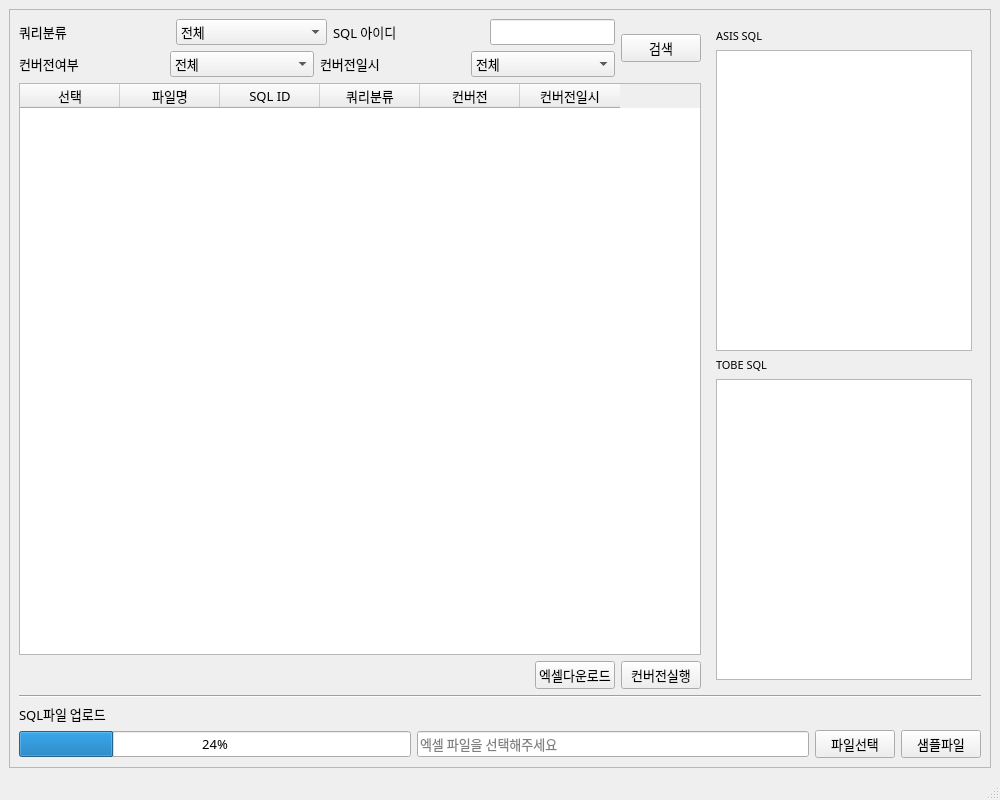
<?xml version="1.0" encoding="UTF-8"?>
<ui version="4.0">
 <class>MainWindow</class>
 <widget class="QMainWindow" name="MainWindow">
  <property name="geometry">
   <rect>
    <x>0</x>
    <y>0</y>
    <width>1000</width>
    <height>800</height>
   </rect>
  </property>
  <property name="font">
   <font>
    <family>나눔고딕</family>
    <pointsize>10</pointsize>
   </font>
  </property>
  <property name="windowTitle">
   <string>SQL컨버전 프로그램</string>
  </property>
  <property name="windowIcon">
   <iconset resource="icons.qrc">
    <normaloff>:/img/img/database_sql01.png</normaloff>:/img/img/database_sql01.png</iconset>
  </property>
  <widget class="QWidget" name="centralwidget">
   <layout class="QGridLayout" name="gridLayout_2">
    <item row="0" column="0">
     <widget class="QFrame" name="sqlMngFrame">
      <property name="frameShape">
       <enum>QFrame::StyledPanel</enum>
      </property>
      <property name="frameShadow">
       <enum>QFrame::Raised</enum>
      </property>
      <layout class="QGridLayout" name="gridLayout" columnstretch="3,0">
       <item row="0" column="1">
        <widget class="QWidget" name="sqlMngSqlViewer" native="true">
         <property name="font">
          <font>
           <pointsize>8</pointsize>
          </font>
         </property>
         <layout class="QGridLayout" name="gridLayout_3">
          <item row="0" column="0">
           <widget class="QLabel" name="lblSqlMngAsisSQL">
            <property name="text">
             <string notr="true">ASIS SQL</string>
            </property>
           </widget>
          </item>
          <item row="1" column="0">
           <widget class="QTextBrowser" name="txbSqlMngAsisSQL"/>
          </item>
          <item row="2" column="0">
           <widget class="QLabel" name="lblSqlMngTobeSQL">
            <property name="text">
             <string notr="true">TOBE SQL</string>
            </property>
           </widget>
          </item>
          <item row="3" column="0">
           <widget class="QTextBrowser" name="txbSqlMngTobeSQL"/>
          </item>
         </layout>
        </widget>
       </item>
       <item row="1" column="0" colspan="2">
        <widget class="Line" name="line">
         <property name="orientation">
          <enum>Qt::Horizontal</enum>
         </property>
        </widget>
       </item>
       <item row="2" column="0">
        <widget class="QLabel" name="lblExcelUpload">
         <property name="text">
          <string>SQL파일 업로드</string>
         </property>
        </widget>
       </item>
       <item row="0" column="0">
        <layout class="QVBoxLayout" name="verticalLayout" stretch="0,0,0">
         <item>
          <layout class="QHBoxLayout" name="horizontalLayout">
           <item>
            <layout class="QHBoxLayout" name="horizontalLayout_5">
             <item>
              <layout class="QVBoxLayout" name="verticalLayout_2">
               <item>
                <layout class="QHBoxLayout" name="horizontalLayout_7">
                 <item>
                  <widget class="QLabel" name="lblSqlMngQryCl">
                   <property name="text">
                    <string>쿼리분류</string>
                   </property>
                  </widget>
                 </item>
                 <item>
                  <widget class="QComboBox" name="cbSqlMngQryCl">
                   <item>
                    <property name="text">
                     <string>전체</string>
                    </property>
                   </item>
                   <item>
                    <property name="text">
                     <string>SELECT</string>
                    </property>
                   </item>
                   <item>
                    <property name="text">
                     <string>INSERT</string>
                    </property>
                   </item>
                   <item>
                    <property name="text">
                     <string>UPDATE</string>
                    </property>
                   </item>
                   <item>
                    <property name="text">
                     <string>DELETE</string>
                    </property>
                   </item>
                   <item>
                    <property name="text">
                     <string>MERGE</string>
                    </property>
                   </item>
                  </widget>
                 </item>
                 <item>
                  <widget class="QLabel" name="lblSqlMngSqlId">
                   <property name="text">
                    <string>SQL 아이디</string>
                   </property>
                  </widget>
                 </item>
                 <item>
                  <widget class="QLineEdit" name="leSqlMngSqlId">
                   <property name="sizePolicy">
                    <sizepolicy hsizetype="Fixed" vsizetype="Fixed">
                     <horstretch>0</horstretch>
                     <verstretch>0</verstretch>
                    </sizepolicy>
                   </property>
                  </widget>
                 </item>
                </layout>
               </item>
               <item>
                <layout class="QHBoxLayout" name="horizontalLayout_6">
                 <item>
                  <widget class="QLabel" name="lblSqlMngConYn">
                   <property name="text">
                    <string>컨버전여부</string>
                   </property>
                  </widget>
                 </item>
                 <item>
                  <widget class="QComboBox" name="cbSqlMngConYn">
                   <item>
                    <property name="text">
                     <string>전체</string>
                    </property>
                   </item>
                   <item>
                    <property name="text">
                     <string>Y</string>
                    </property>
                   </item>
                   <item>
                    <property name="text">
                     <string>N</string>
                    </property>
                   </item>
                  </widget>
                 </item>
                 <item>
                  <widget class="QLabel" name="lblSqlMngConDate">
                   <property name="text">
                    <string>컨버전일시</string>
                   </property>
                  </widget>
                 </item>
                 <item>
                  <widget class="QComboBox" name="cbSqlMngConDate">
                   <item>
                    <property name="text">
                     <string>전체</string>
                    </property>
                   </item>
                   <item>
                    <property name="text">
                     <string>컨버전 후 매핑작업</string>
                    </property>
                   </item>
                  </widget>
                 </item>
                </layout>
               </item>
              </layout>
             </item>
             <item>
              <widget class="QPushButton" name="btnSqlMngSearch">
               <property name="sizePolicy">
                <sizepolicy hsizetype="Fixed" vsizetype="Fixed">
                 <horstretch>0</horstretch>
                 <verstretch>0</verstretch>
                </sizepolicy>
               </property>
               <property name="text">
                <string>검색</string>
               </property>
              </widget>
             </item>
            </layout>
           </item>
          </layout>
         </item>
         <item>
          <widget class="QTableWidget" name="tblwSqlMngSqlList">
           <column>
            <property name="text">
             <string>선택</string>
            </property>
           </column>
           <column>
            <property name="text">
             <string>파일명</string>
            </property>
           </column>
           <column>
            <property name="text">
             <string>SQL ID</string>
            </property>
           </column>
           <column>
            <property name="text">
             <string>쿼리분류</string>
            </property>
           </column>
           <column>
            <property name="text">
             <string>컨버전</string>
            </property>
           </column>
           <column>
            <property name="text">
             <string>컨버전일시</string>
            </property>
           </column>
          </widget>
         </item>
         <item>
          <layout class="QHBoxLayout" name="horizontalLayout_2">
           <item>
            <spacer name="horizontalSpacer">
             <property name="orientation">
              <enum>Qt::Horizontal</enum>
             </property>
             <property name="sizeHint" stdset="0">
              <size>
               <width>40</width>
               <height>20</height>
              </size>
             </property>
            </spacer>
           </item>
           <item>
            <widget class="QPushButton" name="btnDownSqlListExcel">
             <property name="cursor">
              <cursorShape>PointingHandCursor</cursorShape>
             </property>
             <property name="text">
              <string notr="true">엑셀다운로드</string>
             </property>
            </widget>
           </item>
           <item>
            <widget class="QPushButton" name="btnActSQLConversion">
             <property name="cursor">
              <cursorShape>PointingHandCursor</cursorShape>
             </property>
             <property name="text">
              <string notr="true">컨버전실행</string>
             </property>
            </widget>
           </item>
          </layout>
         </item>
        </layout>
       </item>
       <item row="3" column="0" colspan="2">
        <layout class="QHBoxLayout" name="horizontalLayout_3">
         <item>
          <widget class="QProgressBar" name="pbSqlConversion">
           <property name="value">
            <number>24</number>
           </property>
          </widget>
         </item>
         <item>
          <widget class="QLineEdit" name="leExcelPath">
           <property name="enabled">
            <bool>true</bool>
           </property>
           <property name="readOnly">
            <bool>true</bool>
           </property>
           <property name="placeholderText">
            <string notr="true">엑셀 파일을 선택해주세요</string>
           </property>
          </widget>
         </item>
         <item>
          <widget class="QPushButton" name="btnSaveSqlInsertExcel">
           <property name="cursor">
            <cursorShape>PointingHandCursor</cursorShape>
           </property>
           <property name="text">
            <string notr="true">파일선택</string>
           </property>
          </widget>
         </item>
         <item>
          <widget class="QPushButton" name="btnDownSqlUploadExcelSample">
           <property name="cursor">
            <cursorShape>PointingHandCursor</cursorShape>
           </property>
           <property name="text">
            <string notr="true">샘플파일</string>
           </property>
          </widget>
         </item>
        </layout>
       </item>
      </layout>
     </widget>
    </item>
   </layout>
  </widget>
  <widget class="QStatusBar" name="statusbar"/>
  <action name="actionConn">
   <property name="text">
    <string notr="true">Connection</string>
   </property>
   <property name="shortcut">
    <string>Ctrl+M</string>
   </property>
  </action>
  <action name="actionExit">
   <property name="text">
    <string notr="true">Exit</string>
   </property>
   <property name="shortcut">
    <string>Ctrl+Q</string>
   </property>
  </action>
  <action name="actionTableMapp">
   <property name="text">
    <string notr="true">테이블매핑</string>
   </property>
  </action>
  <action name="actionColumnMapp">
   <property name="text">
    <string notr="true">컬럼매핑</string>
   </property>
  </action>
  <action name="actionSqlMng">
   <property name="text">
    <string notr="true">SQL관리</string>
   </property>
  </action>
 </widget>
 <resources>
  <include location="icons.qrc"/>
 </resources>
 <connections/>
</ui>
